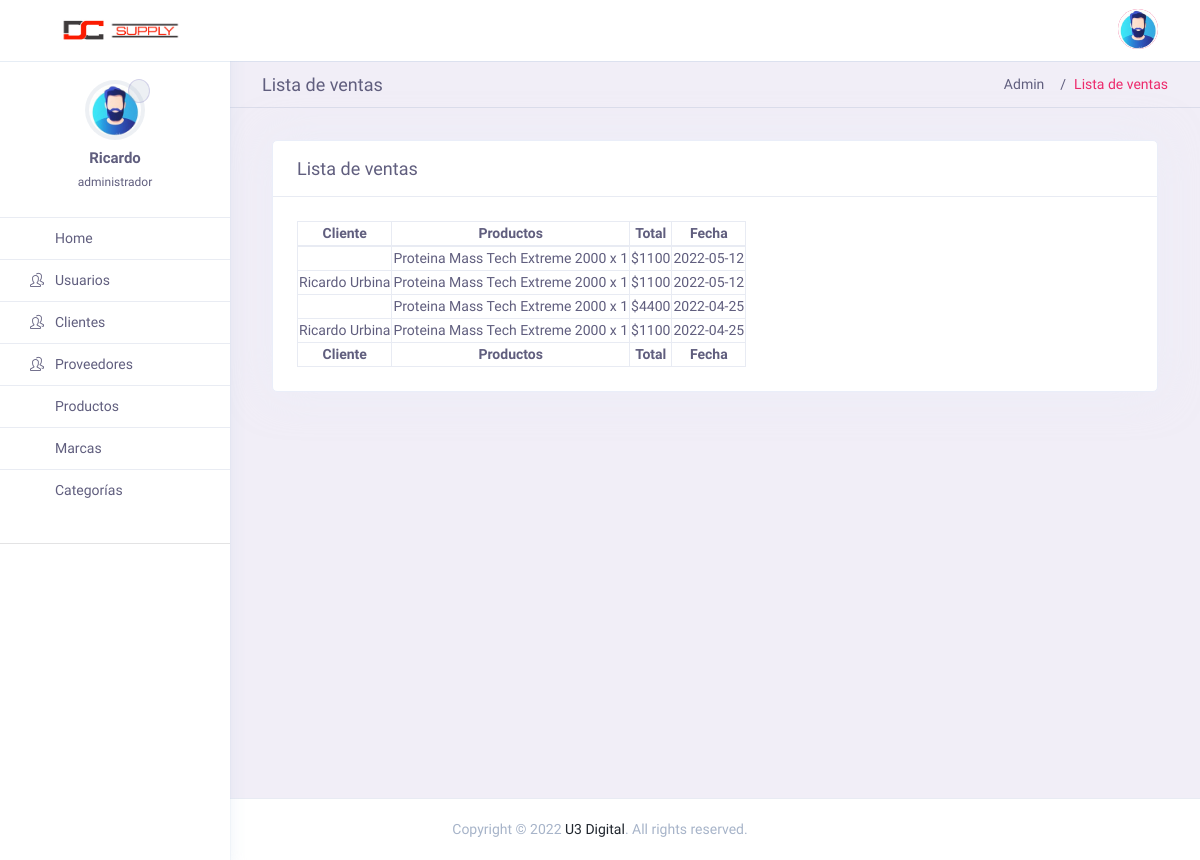
Page /admin/index.php?page=ventaList (signed in) on the committed database.
### tables this page shows
CREATE TABLE `ventas` (
  `idVenta` int NOT NULL,
  `idCliente` int NOT NULL,
  `productos` longtext NOT NULL,
  `total` double NOT NULL,
  `fecha` date NOT NULL
);

CREATE TABLE `socios` (
  `idSocio` int NOT NULL,
  `nombres` varchar(50) NOT NULL,
  `apellidos` varchar(50) NOT NULL,
  `telefono` varchar(10) NOT NULL,
  `email` varchar(30) NOT NULL,
  `password` varchar(100) NOT NULL,
  `tipoSocio` int NOT NULL,
  `fechaNacimiento` date NOT NULL,
  `fechaRegistro` date NOT NULL,
  `fechaUltimoPago` datetime DEFAULT NULL
);

### admin/controller/themeController.php (called while the page is built)
<?php
class themeController {
    public function theme(){
        include "views/theme.php";
    }
}
?>

### admin/index.php (called while the page is built, shortened)
<?php
require_once "controller/themeController.php";
require_once "controller/ctrVentas.php";
require_once "models/mdlSocios.php";
require_once "models/mdlVentas.php";
$theme = new themeController();
$theme -> theme();

### admin/models/conexion.php (called while the page is built)
<?php
class Conexion{
	public static function conectar(){
		$bd = "verdin";
		$servername = "localhost";
		$username = "root";
		$password = "12345678";
		try {
		    $conn = new PDO("mysql:host=$servername;dbname=$bd", $username, $password);
		    $conn->setAttribute(PDO::ATTR_ERRMODE, PDO::ERRMODE_EXCEPTION);
			$conn->exec("set names utf8");
		    }
		catch(PDOException $e)
		    {
		    echo '<script>alert("Connection failed: '.$e->getMessage().'");</script>';
		    }
		return $conn;
	}
}

### admin/models/mdlVentas.php (called while the page is built, shortened)
<?php
require_once "conexion.php";
class VentasModel {
  public static function mdlListarVentas() {
    $statement = Conexion::conectar() -> prepare("SELECT * FROM ventas ORDER BY idVenta DESC;");
    $statement -> execute();
    return $statement -> fetchAll();
  }
}

### admin/models/mdlSocios.php (called while the page is built, shortened)
<?php
require_once "conexion.php";
class mdlSocios {
	public static function mdlBusca($usuario, $tabla){
		$stmt = Conexion::conectar()->prepare("SELECT * FROM $tabla WHERE idSocio = :id");
		$stmt->bindParam(":id", $usuario, PDO::PARAM_INT);
		$stmt -> execute();
		return $stmt -> fetch();
	}
}
?>

### admin/controller/ctrVentas.php (the view, shortened to what this page needs)
<?php
class VentasController {
  public function ctrListarVentas() {
    $respuesta = VentasModel::mdlListarVentas();
    foreach ($respuesta as $venta) {
      $cliente = mdlSocios::mdlBusca($venta['idCliente'], "socios");
      echo
      '<tr>
        <td>' . $cliente['nombres'] . ' ' . $cliente['apellidos'] . '</td>
        <td>' . $this -> generarProductos($venta['productos']) . '</td>
        <td>$' . $venta['total'] . '</td>
        <td>' . $venta['fecha'] . '</td>
      </tr>';
    }
  }
  private function generarProductos($productos) {
    $productos = json_decode($productos, true);
    $string = '';
    foreach ($productos as $producto) {
      $string .= $producto['nombreProducto'] . ' x '. $producto['cantidad'];
    }
    return $string;
  }
}

### admin/views/theme.php (shortened to what this page needs)
<?php
if (isset($_GET["page"])){
	$pagina = $_GET["page"];
}
else{
	$pagina = "";
}
?>
<!doctype html>
<html lang="en" dir="ltr">
	<head>
		<link rel="stylesheet" href="assets/fonts/fonts/font-awesome.min.css">
		<link href="assets/plugins/bootstrap-4.3.1-dist/css/bootstrap.min.css" rel="stylesheet" />
		<link href="assets/css/sidemenu.css" rel="stylesheet" />
		<link href="assets/css/style.css" rel="stylesheet" />
		<link href="assets/css/admin-custom.css" rel="stylesheet" />
		<link href="assets/plugins/select2/select2.min.css" rel="stylesheet" />
		<link href="assets/plugins/pscrollbar/pscrollbar.css" rel="stylesheet" />
        <link href="assets/plugins/fileuploads/css/dropify.css" rel="stylesheet" type="text/css" />
		<link href="assets/css/icons.css" rel="stylesheet"/>
		<link href="assets/plugins/datatable/dataTables.bootstrap4.min.css" rel="stylesheet" />
		<link href="assets/plugins/datatable/jquery.dataTables.min.css" rel="stylesheet" />
	</head>
	<body class="app sidebar-mini">
		<div class="page">
			<div class="page-main  h-100">
				<div class="app-header1 header py-1 d-flex">
					<div class="container-fluid">
						<div class="d-flex">
							<a class="header-brand" href="index.php?page=inicio">
								<img src="assets/images/brand/logo.png" class="header-brand-img" alt="Business logo">
							</a>
							<a aria-label="Hide Sidebar" class="app-sidebar__toggle" data-toggle="sidebar" href="#"></a>
							<div class="d-flex order-lg-2 ml-auto">
								<div class="dropdown d-none d-md-flex" >
									<a  class="nav-link icon full-screen-link">
										<i class="fe fe-maximize-2"  id="fullscreen-button"></i>
									</a>
								</div>
								<div class="dropdown ">
									<a href="#" class="nav-link pr-0 leading-none user-img" data-toggle="dropdown">
										<img src="assets/images/faces/1.jpg" alt="profile-img" class="avatar avatar-md brround">
									</a>
								</div>
							</div>
						</div>
					</div>
				</div>
				<?php include "menu.php"; ?>
				<div class="app-content  my-3 my-md-5">
					<div class="side-app">
						<?php
								if($pagina=="inicio" ||
										$pagina == "search" ||
										$pagina == "asistencia" ||
										$pagina == "mensualidad" ||
										$pagina == "venta" ||
										$pagina == "ventaList" ||
										$pagina == "userEdit" ||
										$pagina == "userList" ||
										$pagina == "userAdd" ||
										$pagina == "userDel" ||
										$pagina == "proveedorEdit" ||
										$pagina == "proveedorList" ||
										$pagina == "proveedorAdd" ||
										$pagina == "proveedorDel" ||
										$pagina == "brandAdd" ||
										$pagina == "brandList" ||
										$pagina == "brandEdit" ||
										$pagina == "brandDel" ||
										$pagina == "eqTypeAdd" ||
										$pagina == "eqTypeList" ||
										$pagina == "eqTypeEdit" ||
										$pagina == "eqTypeDel" ||
										$pagina == "socioAdd" ||
										$pagina == "socioDel" ||
										$pagina == "socioEdit" ||
										$pagina == "socioList" ||
										$pagina == "productAdd" ||
										$pagina == "productDel" ||
										$pagina == "productEdit" ||
										$pagina == "productList" ||
										$pagina == "productStatus" ||
										$pagina == "logOut" ){
												include "views/".$pagina.".php";
								}
						?>
					</div>
				</div>
			</div>
			<footer class="footer">
				<div class="container">
					<div class="row align-items-center flex-row-reverse">
						<div class="col-md-12 col-sm-12 mt-3 mt-lg-0 text-center">
							Copyright © <?php echo date('Y'); ?> <a href="https://u3digital.com.mx">U3 Digital</a>. All rights reserved.
						</div>
					</div>
				</div>
			</footer>
		</div>
	</body>
</html>

### admin/views/menu.php (shortened to what this page needs)
<aside class="app-sidebar doc-sidebar">
	<div class="app-sidebar__user clearfix">
		<div class="dropdown user-pro-body">
			<div>
				<img src="assets/images/faces/1.jpg" alt="user-img" class="avatar avatar-lg brround">
				<a href="index.php?page=userEdit&idEditar=<?php echo $_SESSION["id"]?>" class="profile-img">
					<span class="fa fa-pencil" aria-hidden="true"></span>
				</a>
			</div>
			<div class="user-info">
				<h2><?php echo $_SESSION["nombre"]; ?></h2>
				<span><?php echo $_SESSION["permisos"]; ?></span>
			</div>
		</div>
	</div>
	<ul class="side-menu">
		<li class="slide <?php if ($pagina == 'inicio') echo 'is-expanded'; ?>">
			<a class="side-menu__item <?php if ($pagina == 'inicio') echo 'active'; ?>"
			href="index.php?page=inicio"><i class="side-menu__icon fa fa-home"></i><span class="side-menu__label">Home</span></a>
		</li>
		<li class="slide <?php if ($pagina == 'userAdd' || $pagina == 'userList' ) echo 'is-expanded'; ?>">
			<a class="side-menu__item
				<?php if ($pagina == 'userAdd' || $pagina == 'userList' )
						echo 'active'; ?>" data-toggle="slide" href="#">
						<i class="side-menu__icon icon icon-people"></i>
						<span class="side-menu__label">Usuarios</span>
						<i class="angle fa fa-angle-right"></i>
			</a>
		</li>
		<li class="slide <?php if ($pagina == 'socioAdd' || $pagina == 'socioList' ) echo 'is-expanded'; ?>">
			<a class="side-menu__item
				<?php if ($pagina == 'socioAdd' || $pagina == 'socioList' )
						echo 'active'; ?>" data-toggle="slide" href="#">
						<i class="side-menu__icon icon icon-people"></i>
						<span class="side-menu__label">Clientes</span>
						<i class="angle fa fa-angle-right"></i>
			</a>
		</li>
		<li class="slide <?php if ($pagina == 'proveedorAdd' || $pagina == 'proveedorList' ) echo 'is-expanded'; ?>">
			<a class="side-menu__item
				<?php if ($pagina == 'proveedorAdd' || $pagina == 'proveedorList' )
						echo 'active'; ?>" data-toggle="slide" href="#">
						<i class="side-menu__icon icon icon-people"></i>
						<span class="side-menu__label">Proveedores</span>
						<i class="angle fa fa-angle-right"></i>
			</a>
		</li>
		<li class="slide <?php if ($pagina == 'productAdd' || $pagina == 'productList' ) echo 'is-expanded'; ?>">
			<a class="side-menu__item
				<?php if ($pagina == 'productAdd' || $pagina == 'productList' )
						echo 'active'; ?>" data-toggle="slide" href="#"><i class="side-menu__icon fa fa-cubes"></i>
						<span class="side-menu__label">Productos</span><i class="angle fa fa-angle-right"></i></a>
		</li>
		<li class="slide <?php if ($pagina == 'brandAdd' || $pagina == 'brandList' ) echo 'is-expanded'; ?>">
			<a class="side-menu__item
				<?php if ($pagina == 'brandAdd' || $pagina == 'brandList' )
						echo 'active'; ?>" data-toggle="slide" href="#"><i class="side-menu__icon fa fa-star"></i>
						<span class="side-menu__label">Marcas</span><i class="angle fa fa-angle-right"></i></a>
		</li>
		<li class="slide <?php if ($pagina == 'eqTypeAdd' || $pagina == 'eqTypeList' ) echo 'is-expanded'; ?>">
			<a class="side-menu__item
				<?php if ($pagina == 'eqTypeAdd' || $pagina == 'eqTypeList' )
						echo 'active'; ?>" data-toggle="slide" href="#"><i class="side-menu__icon fa fa-train"></i>
						<span class="side-menu__label">Categorías</span><i class="angle fa fa-angle-right"></i></a>
		</li>
                    <hr>
	</ul>
</aside>

### admin/views/ventaList.php
<div class="page-header">
  <h4 class="page-title">Lista de ventas</h4>
  <ol class="breadcrumb">
    <li class="breadcrumb-item"><a href="#">Admin</a></li>
    <li class="breadcrumb-item active" aria-current="page">Lista de ventas</li>
  </ol>
</div>
<div class="col">
  <div class="card">
    <div class="card-header">
      <h3 class="card-title">Lista de ventas</h3>
    </div>
    <div class="card-body">
      <div class="table-responsive">
        <table id="tablaVentas" class="hover table-bordered border-top-0 border-bottom-0" style="text-align: center;">
          <thead>
            <tr>
              <th>Cliente</th>
              <th>Productos</th>
              <th>Total</th>
              <th>Fecha</th>
            </tr>
          </thead>
          <tbody>
            <?php
              $controllerVentas = new VentasController();
              $controllerVentas -> ctrListarVentas();
            ?>
          </tbody>
          <tfoot>
            <tr>
              <th>Cliente</th>
              <th>Productos</th>
              <th>Total</th>
              <th>Fecha</th>
            </tr>
          </tfoot>
        </table>
      </div>
    </div>
  </div>
</div>

### admin/assets/css/sidemenu.css (style rules this page uses)
.app-content { min-height: calc(100vh - 50px); margin-top: 50px; margin-bottom: 0 !important; -webkit-transition: margin-left 0.3s ease; -o-transition: margin-left 0.3s ease; transition: margin-left 0.3s ease; }
.app-content .side-app { padding: 38px 30px 0 30px; }
.footer .container { width: 100%; padding-right: 0.75rem; padding-left: 0.75rem; margin-right: auto; margin-left: auto; }
@media (min-width: 768px) { .app-content { margin-left: 230px; } }
.app-header1 { position: fixed; left: 0; right: 0; top: 0; width: 100%; display: -webkit-box; display: -ms-flexbox; display: flex; background-color: #fff; z-index: 1030; padding-right: 15px; padding: 10px 0; }
@media (min-width: 768px) { .app-header1 { padding-right: 30px; } }
.app-sidebar__toggle { padding: 0 15px; font-family: fontAwesome; color: #676b7b; margin-top: 3px; line-height: 2.4; -webkit-transition: background-color 0.3s ease; -o-transition: background-color 0.3s ease; transition: background-color 0.3s ease; }
.app-sidebar__toggle:before { content: "\f0c9"; font-size: 21px; }
.app-sidebar { position: fixed; top: 0; bottom: 0; left: 0; padding-top: 60px; width: 230px; overflow: auto; background: #fff; z-index: 10; box-shadow: 0 0 0 1px rgba(181, 201, 227, 0.12), 0 8px 16px 0 rgba(181, 201, 227, 0.24); color: #605e7e; }
.app-sidebar__user { padding: 20px 10px; color: #e0e0e0; position: relative; }
.app-sidebar__user .user-pro-body img { background: rgba(167, 180, 201, 0.2); z-index: 1000; position: inherit; padding: 4px; width: 60px; height: 60px; }
.user-info { color: #605e7e; text-align: center; }
.user-info h2 { font-size: 15px; margin: 0; font-weight: 600; margin-top: 10px; }
.clearfix::after { display: block; clear: both; content: ""; }
.user-info span { font-size: 12px; line-height: 30px; }
.profile-img { position: absolute; top: -1px; right: 70px; display: block; border: 1px solid rgba(101, 84, 187, 0.2); border-radius: 50%; font-size: 10px; line-height: 22px; width: 22px; text-align: center; height: 24px; color: #605e7e; background: rgba(167, 180, 201, 0.2); }
.app-sidebar__user .user-pro-body { display: block; }
.app-sidebar__user .user-pro-body img { margin-bottom: 0 !important; display: block; margin: 0 auto 10px; }
.side-menu { margin-bottom: 0; padding-bottom: 40px; }
.side-menu__item { position: relative; display: -webkit-box; display: -ms-flexbox; display: flex; -webkit-box-align: center; -ms-flex-align: center; align-items: center; padding: 10px 35px 10px 30px; font-size: 14px; -webkit-transition: border-left-color 0.3s ease, background-color 0.3s ease; -o-transition: border-left-color 0.3s ease, background-color 0.3s ease; transition: border-left-color 0.3s ease, background-color 0.3s ease; }
.side-menu__icon { -webkit-box-flex: 0; -ms-flex: 0 0 auto; flex: 0 0 auto; width: 25px; }
.side-menu__label { white-space: nowrap; -webkit-box-flex: 1; -ms-flex: 1 1 auto; flex: 1 1 auto; }
.side-menu li a { border-top: 1px solid #e9ecf3; }
.app-sidebar ul li a { color: #605e7e; font-weight: 400; }
.angle { -webkit-transform-origin: center; -ms-transform-origin: center; transform-origin: center; -webkit-transition: -webkit-transform 0.3s ease; transition: -webkit-transform 0.3s ease; -o-transition: transform 0.3s ease; transition: transform 0.3s ease; transition: transform 0.3s ease, -webkit-transform 0.3s ease; }

### admin/assets/css/admin-custom.css (style rules this page uses)
.header { padding-top: .75rem; padding-bottom: .75rem; background: linear-gradient(120deg, #0f75ff 60%, #9d37f6 100%); width: 100%; z-index: 100; box-shadow: rgba(181, 201, 227, 0.12) 0 0 0 1px, rgba(181, 201, 227, 0.24) 0 1px 0 0; background: #fff; }
.nav-link.icon i { color: #504e70; }
.app-content .page-header { margin: 0 -30px; padding: .75rem 2rem; margin-bottom: 2rem; border-bottom: 1px solid rgba(167, 180, 201, 0.3); background: 0 0; min-height: 0; }
.app-content .page-header .page-title { line-height: 0; }
.header-brand-img { width: 120px; height: auto; vertical-align: middle; margin-top: 5px; }
@media (min-width: 992px) { *::-ms-backdrop, .avatar.avatar-md { height: 2.5rem; } }
@media (min-width: 992px) { *::-ms-backdrop, .avatar.avatar-lg { height: 3rem; } }

### rows in the picture
ventas: productos "Proteina Mass Tech Extreme 2000 x 1", total "1100", fecha "2022-05-12"
ventas: socios.nombres "Ricardo", socios.apellidos "Urbina", productos "Proteina Mass Tech Extreme 2000 x 1", total "1100", fecha "2022-05-12"
ventas: productos "Proteina Mass Tech Extreme 2000 x 1", total "4400", fecha "2022-04-25"
ventas: socios.nombres "Ricardo", socios.apellidos "Urbina", productos "Proteina Mass Tech Extreme 2000 x 1", total "1100", fecha "2022-04-25"

### other values in the picture
$_SESSION["nombre"] "Ricardo"
$_SESSION["permisos"] "administrador"
